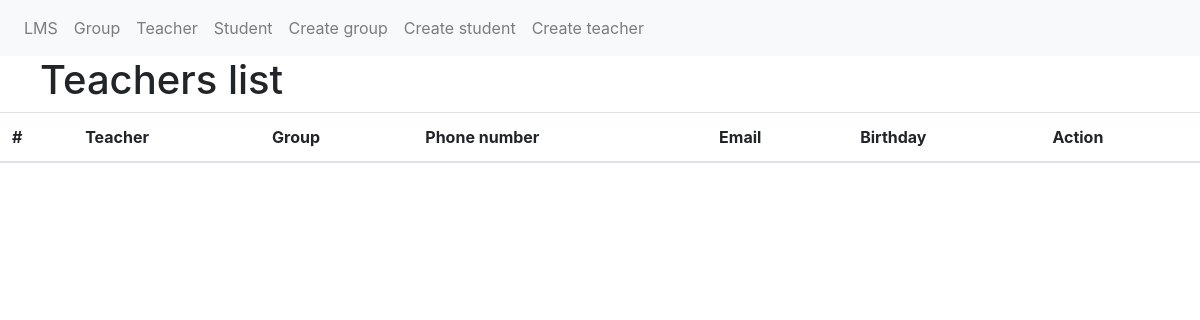
/teacher/, run on an earlier commit of the app's database.
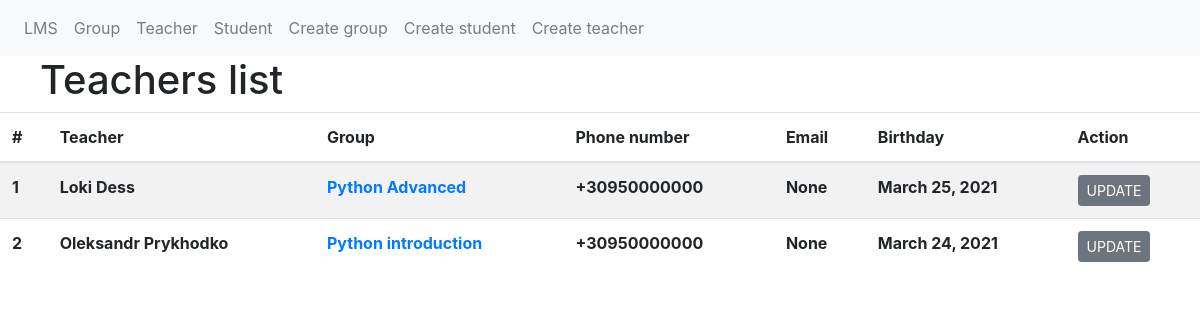
And on a later commit of the database.
### core/models.py (models this page shows, shortened)
class Teacher(models.Model):
    fullname = models.CharField(max_length=255)
    birthday = models.DateField(auto_now=False, auto_now_add=False)
    phone_regex = RegexValidator(regex=r'^\+?1?\d{9,15}$',
                                 message="Phone number must be entered in the format: '+380123456789'")
    phone_number = models.CharField(validators=[phone_regex], max_length=17, blank=True)
    email = models.EmailField(max_length=100, null=True, blank=True)
    MALE = 'M'
    FEMALE = 'F'
    GENDER_CHOICES = (
        (MALE, 'Male'),
        (FEMALE, 'Female'),
    )
    gender = models.CharField(max_length=1, choices=GENDER_CHOICES)

class Group(models.Model):
    name = models.CharField(max_length=255)
    created = models.DateTimeField(auto_now=True)
    updated = models.DateTimeField(auto_now_add=True)
    description = models.TextField()
    teacher = models.ManyToManyField('core.Teacher')
    def __str__(self):
        return self.name

### core/views.py (the view)
# urls.py: path('teacher/', TeacherView.as_view()),
class TeacherView(ListView):
    template_name = "teacher.html"
    model = Teacher

### core/templates/teacher.html
{% extends 'index.html' %} {% block body %}
<div class="row" style="margin-left: 2.5em"><h1>Teachers list</h1></div>
<div class="container-space">
  <table class="table table-striped">
    <thead>
      <tr>
        <th scope="col">#</th>
        <th scope="col">Teacher</th>
        <th scope="col">Group</th>
        <th scope="col">Phone number</th>
        <th scope="col">Email</th>
        <th scope="col">Birthday</th>
        <th scope="col">Action</th>
      </tr>
    </thead>
    <tbody>
      {% for teacher in object_list.all %}
      <tr>
        <th scope="row">{{ forloop.counter }}</th>
        <th scope="row">{{ teacher.fullname }}</th>
        {% for group in teacher.group_set.all %}
        <th><a href="/group/{{group.id}}">{{ group }}</a></th>
        {% endfor %}
        <th scope="row">{{ teacher.phone_number }}</th>
        <th scope="row">{{ teacher.email }}</th>
        <th scope="row">{{ teacher.birthday }}</th>
        <th>
          <form method="get" action="/teacher/{{teacher.id}}">
            <input
              type="submit"
              value="UPDATE"
              class="btn btn-secondary btn-sm"
            />
          </form>
        </th>
        {% endfor %}
      </tr>
    </tbody>
  </table>
</div>
{% endblock %}

What changed in the data, as far as the page shows it:
added Teacher: fullname "Loki Dess", phone_number "+30950000000", email "None", birthday "March 25, 2021"
added Group: name "Python Advanced", shown under "Loki Dess"
added Teacher: fullname "Oleksandr Prykhodko", phone_number "+30950000000", email "None", birthday "March 24, 2021"
now on this page (row edited): Group: name "Python introduction", shown under "Oleksandr Prykhodko"
